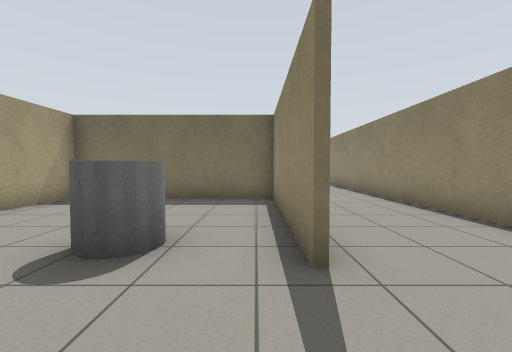
[1] (above)

12 first-person views from a walk through a world built for the Gazebo simulator. The camera is 0.94 m above the floor, tilts 2° down and sees 90° across. The floor is counted in squares, 1 m on a side. Each view is taken from the middle of a square. On the plan, view 1 faces up. The plan holds only what a view shows up to about 10 squares ahead; the rest is blank.

[2]
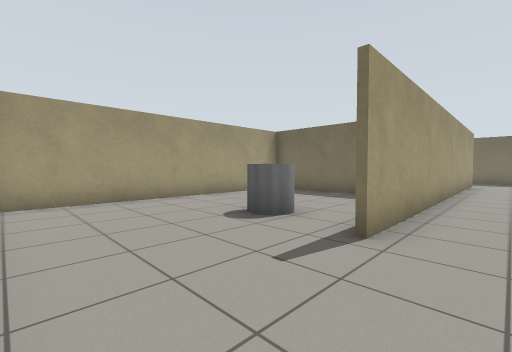

[3]
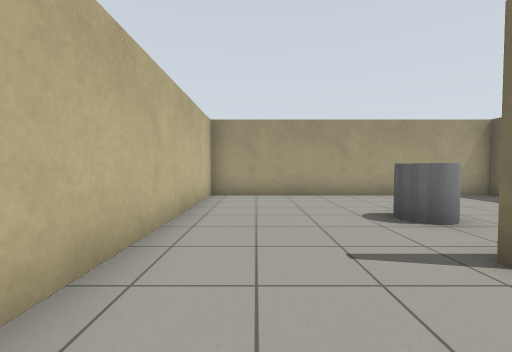

[4]
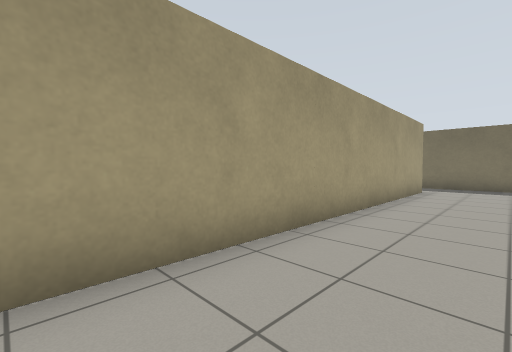

[5]
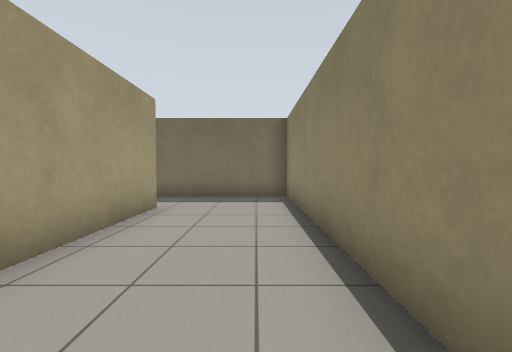

[6]
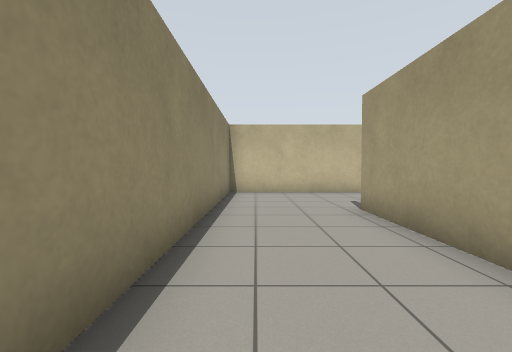

[7]
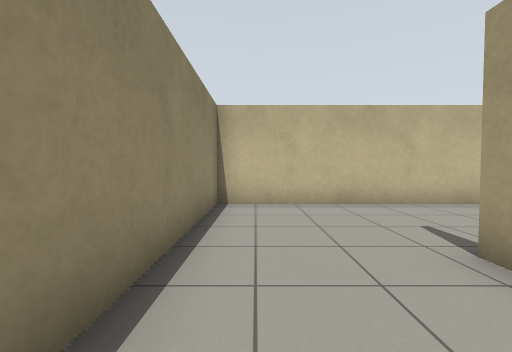

[8]
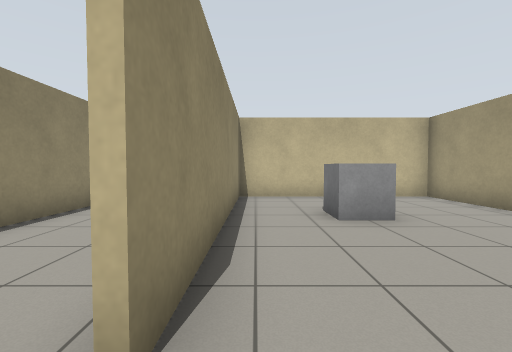

[9]
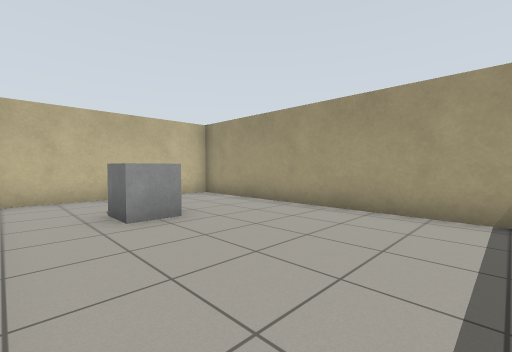

[10]
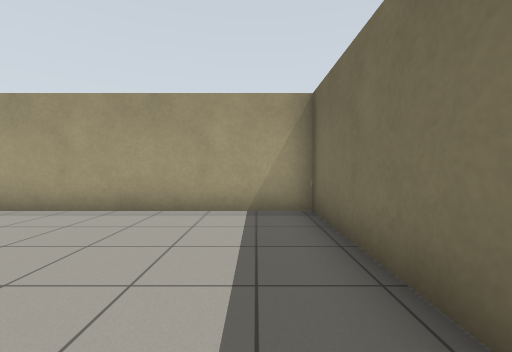

[11]
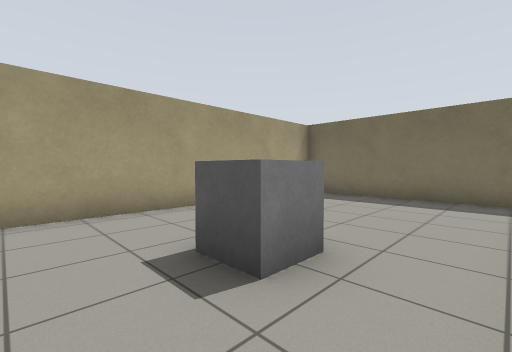

[12]
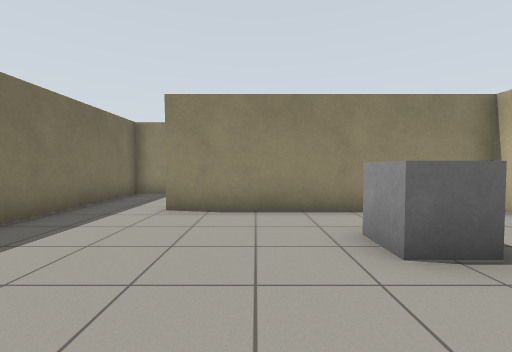

### Floor plan
Points are (right, up) in squares from view 1. A wall is a line through its corners. A room is listed if a view was taken in it or the views show most of it. See-through windows are left out.
Room 1 (views 1, 2, 3, 4, 5, 6, 7)
walls: (0.6, 7.7) (-5.5, 7.7); (0.5, 2.2) (0.5, 8.1); (-5.5, 8) (-5.5, -1.5) (4, -1.5) (4, 17.2) (0.5, 17.2); (0.7, 15) (0.7, 2.2)
ways out: opening at (1, 15.5) to room 2
objects: grey cylinder (-2, 3) to (-1, 3)
Room 2 (views 8, 9, 10, 11, 12)
walls: (0.5, 17.2) (-5.5, 17.2) (-5.5, 8); (-5.5, 7.9) (0.6, 7.9); (0.5, 8.1) (0.5, 15)
ways out: opening at (1, 15.5) to room 1
objects: grey box (-2, 11)

Positions as (right, up) in squares from view 1, and headings:
1: (0, 0), facing up
2: (2, -1), facing up-left
3: (3, 0), facing left
4: (3, 4), facing up-left
5: (3, 9), facing up
6: (3, 8), facing down
7: (3, 5), facing down
8: (0, 16), facing down
9: (0, 16), facing down-left
10: (0, 16), facing left
11: (0, 9), facing up-left
12: (-5, 13), facing right
